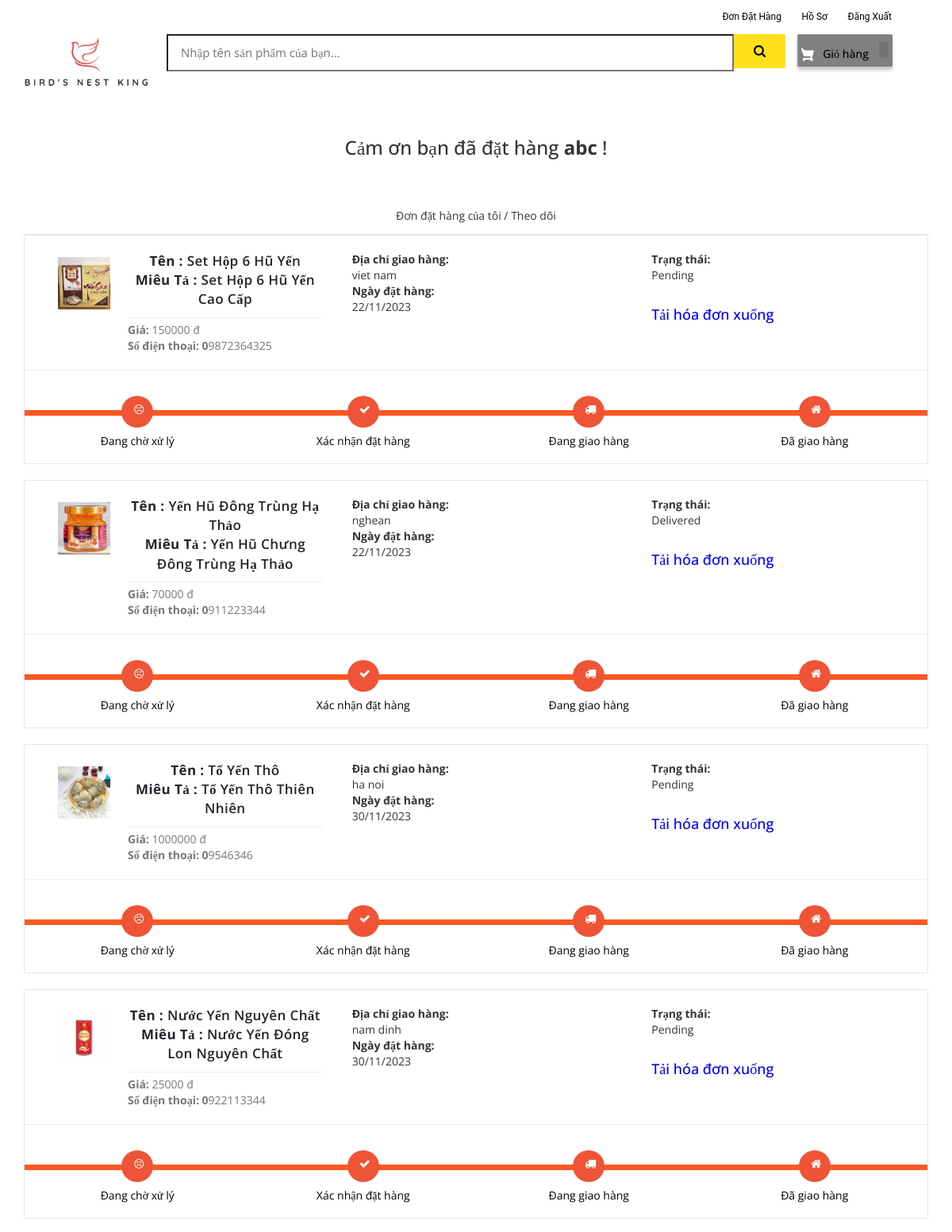
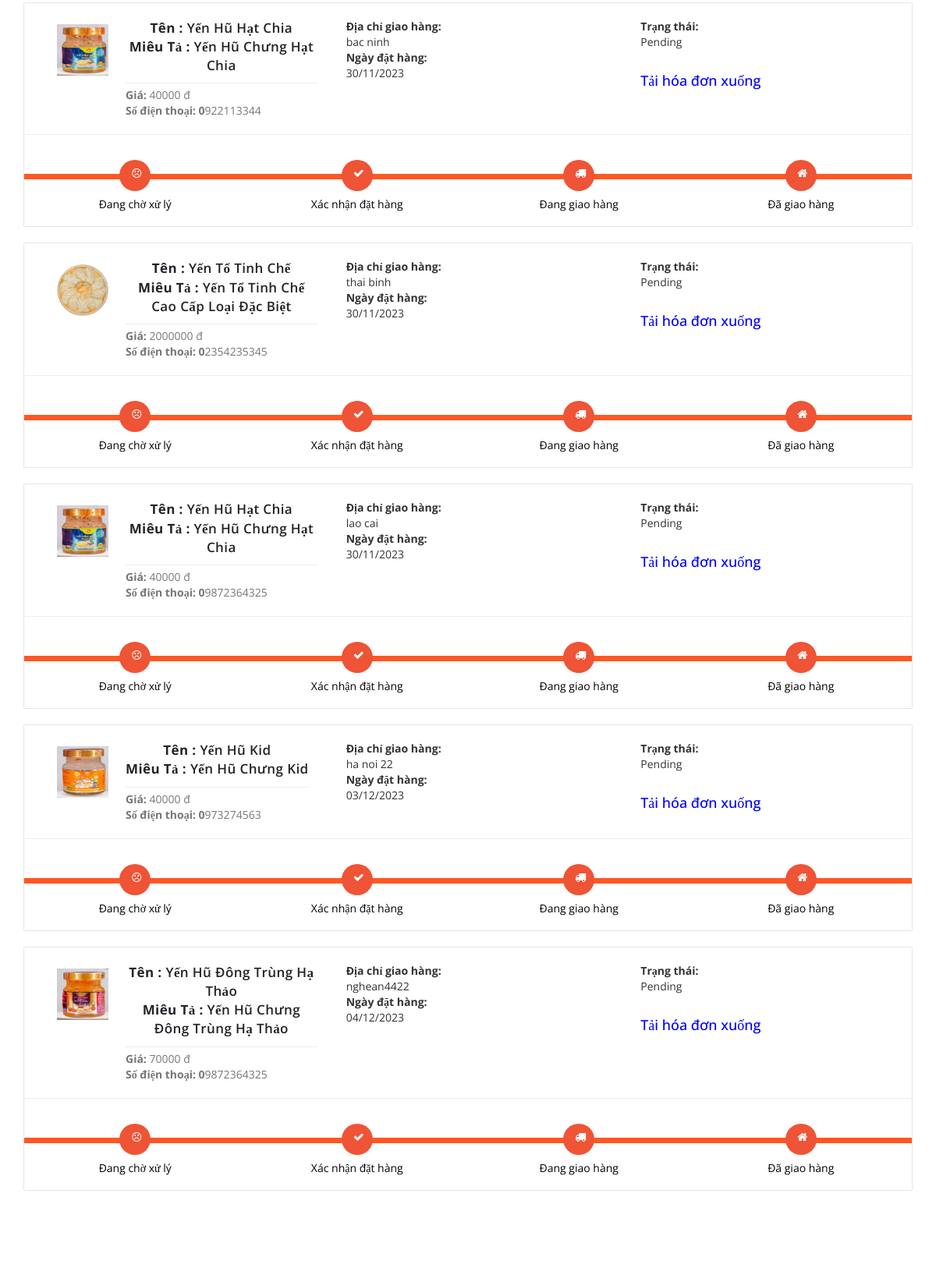
The app's page /my-order (signed in, upper part) with its own data (2 pictures, top to bottom).
### ecom/models.py (models this page shows, shortened)
class Product(models.Model):
    category =models.ManyToManyField (Category,related_name='product')
    name=models.CharField(max_length=40)
    product_image= models.ImageField(upload_to='product_image/',null=True,blank=True)
    price = models.PositiveIntegerField()
    description=models.CharField(max_length=40)
    detail=models.TextField(null=True,blank=True)

class Orders(models.Model):
    STATUS =(
        ('Đang chờ xử lý','Đang chờ xử lý'),
        ('Xác nhận đặt hàng','Xác nhận đặt hàng'),
        ('Đang giao hàng','Đang giao hàng'),
        ('Đã giao hàng','Đã giao hàng'),
    )
    customer=models.ForeignKey('Customer', on_delete=models.CASCADE,null=True)
    product=models.ForeignKey('Product',on_delete=models.CASCADE,null=True)
    email = models.CharField(max_length=50,null=True)
    address = models.CharField(max_length=500,null=True)
    mobile = models.CharField(max_length=20,null=True)
    order_date= models.DateField(auto_now_add=True,null=True)
    status=models.CharField(max_length=50,null=True,choices=STATUS)

### ecom/views.py (the view)
# urls.py: path('my-order', views.my_order_view,name='my-order'),
@login_required(login_url='customerlogin')
@user_passes_test(is_customer)
def my_order_view(request):
    customer=models.Customer.objects.get(user_id=request.user.id)
    orders=models.Orders.objects.all().filter(customer_id = customer)
    ordered_products=[]
    for order in orders:
        ordered_product=models.Product.objects.all().filter(id=order.product.id)
        ordered_products.append(ordered_product)
    return render(request,'ecom/user/my_order.html',{'data':zip(ordered_products,orders)})

### ecom/views.py (called while the page is built)
def is_customer(user):
    return user.groups.filter(name='CUSTOMER').exists()

### ecom/templates/ecom/user/my_order.html (shortened to what this page needs)
{% extends 'ecom/user/customer_base.html' %}
{% load static %}
{% block content %}
<br>
<h3 style="text-align:center;">Cảm ơn bạn đã đặt hàng  <strong>{{request.user}}</strong> !</h3> <br><br>
<div class="container">
    <header class="card-header" style="text-align:center;"> Đơn đặt hàng của tôi / Theo dõi</header>
    {% for products,order in data %}
    <article class="card">
        <div class="card-body">
            <ul class="row" style="margin-left:20px;margin-top:20px;">
                <li class="col-md-4">
                  <figure class="itemside mb-3">
                    {%for product in products%}
                      <div class="aside"><img src="{% static product.product_image.url %}" class="img-sm border"></div>
                      <figcaption class="info align-self-center">
                          <p class="title"><strong>Tên : </strong>{{product.name}} <br> <strong>Miêu tả : </strong>{{product.description}}</p> <span class="text-muted"><strong>Giá: </strong>{{product.price}} đ<br><strong> Số điện thoại: 0</strong>{{order.mobile}}</span>
                      </figcaption>
                  </figure>
                </li>
                <li class="col-md-4">
                    <div class="col"> <strong>Địa chỉ giao hàng:</strong> <br> {{order.address}}</div>
                    <div class="col"> <strong>Ngày đặt hàng:</strong> <br> {{ order.order_date|date:"d/m/Y" }}</div>
                <li class="col-md-4">
                    <div class="col"> <strong>Trạng thái:</strong> <br> {{order.status}} </div> <br>
                    <h4><a style="text-decoration:none; color:blue;" href="{% url 'download-invoice' order.id product.id  %}" >Tải hóa đơn xuống</a></h4>
                </li>
                {%endfor%}
            </ul>
            <hr>
            <div class="track">
                {%if order.status == 'Đang chờ xử lý' %}
                <div class="step active"> <span class="icon"> <i style="padding-top:5px; padding-right:20px;" class="fa fa-frown-o"></i> </span> <span class="text">Đang chờ xử lý</span> </div>
                <div class="step "> <span class="icon"> <i style="padding-top:5px; padding-right:20px;" class="fa fa-check"></i> </span> <span class="text"> Xác nhận đặt hàng</span> </div>
                <div class="step "> <span class="icon"> <i style="padding-top:5px; padding-right:20px;" class="fa fa-truck"></i> </span> <span class="text"> Đang giao hàng </span> </div>
                <div class="step "> <span class="icon"> <i style="padding-top:5px; padding-right:20px;" class="fa fa-home"></i> </span> <span class="text">Đã giao hàng</span> </div>
                {%else%}
                <div class="step active"> <span class="icon"> <i style="padding-top:5px; padding-right:20px;" class="fa fa-frown-o"></i> </span> <span class="text">Đang chờ xử lý</span> </div>
                <div class="step active"> <span class="icon"> <i style="padding-top:5px; padding-right:20px;" class="fa fa-check"></i> </span> <span class="text"> Xác nhận đặt hàng</span> </div>
                <div class="step active"> <span class="icon"> <i style="padding-top:5px; padding-right:20px;" class="fa fa-truck"></i> </span> <span class="text"> Đang giao hàng </span> </div>
                <div class="step active"> <span class="icon"> <i style="padding-top:5px; padding-right:20px;" class="fa fa-home"></i> </span> <span class="text">Đã giao hàng</span> </div>
                {%endif%}
            </div>
        </div>
    </article><br>
    {%endfor%}
</div>
<br><br><br><br><br>
{% endblock content %}

### ecom/static/css/style-prefix.css (style rules this page uses)
:root { --spanish-gray: hsl(0, 0%, 60%); --sonic-silver: hsl(0, 0%, 47%); --eerie-black: hsl(0, 0%, 13%); --salmon-pink: hsl(353, 100%, 78%); --sandy-brown: hsl(29, 90%, 65%); --bittersweet: hsl(0, 100%, 70%); --ocean-green: hsl(152, 51%, 52%); --davys-gray: hsl(0, 0%, 33%); --cultured: hsl(0, 0%, 93%); --white: hsl(0, 100%, 100%); --onyx: hsl(0, 0%, 27%); --fs-1: 1.563rem; --fs-2: 1.375rem; --fs-3: 1.25rem; --fs-4: 1.125rem; --fs-5: 1rem; --fs-6: 0.938rem; --fs-7: 0.875rem; --fs-8: 0.813rem; --fs-9: 0.75rem; --fs-10: 0.688rem; --fs-11: 0.625rem; --weight-300: 300; --weight-400: 400; --weight-500: 500; --weight-600: 600; --weight-700: 700; --border-radius-md: 10px; --border-radius-sm: 5px; --transition-timing: 0.2s ease; }
*, *::before, *::after { margin: 0; padding: 0; -webkit-box-sizing: border-box; box-sizing: border-box; }
a { text-decoration: none; }
li { list-style: none; }
img, ion-icon, button, a { display: block; }
span { display: inline-block; }
html { font-family: "Poppins", sans-serif; -ms-scroll-chaining: none; overscroll-behavior: contain; }
body { background: var(--white); }
.container { padding: 0 15px; }
.title { color: var(--eerie-black); font-size: var(--fs-5); font-weight: var(--weight-600); letter-spacing: 0.4px; text-transform: capitalize; padding-bottom: 10px; border-bottom: 1px solid var(--cultured); margin-bottom: 30px; }
@media (min-width: 480px) { :root { --fs-1: 1.875rem; } }
@media (min-width: 768px) { :root { --fs-1: 2.375rem; } }
@media (min-width: 768px) { html { font-size: 17px; } }
@media (min-width: 768px) { .container { max-width: 750px; margin: auto; } }
@media (min-width: 1024px) { :root { --fs-1: 2.625rem; --fs-2: 1.125rem; } }
@media (min-width: 1024px) { .container { max-width: 980px; } }
@media (min-width: 1200px) { .container { max-width: 1200px; } }

### ecom/static/css/style.css (style rules this page uses)
:root { --spanish-gray: hsl(0, 0%, 60%); --sonic-silver: hsl(0, 0%, 47%); --eerie-black: hsl(0, 0%, 13%); --salmon-pink: hsl(353, 100%, 78%); --sandy-brown: hsl(29, 90%, 65%); --bittersweet: hsl(0, 100%, 70%); --ocean-green: hsl(152, 51%, 52%); --davys-gray: hsl(0, 0%, 33%); --cultured: hsl(0, 0%, 93%); --white: hsl(0, 100%, 100%); --onyx: hsl(0, 0%, 27%); --fs-1: 1.563rem; --fs-2: 1.375rem; --fs-3: 1.25rem; --fs-4: 1.125rem; --fs-5: 1rem; --fs-6: 0.938rem; --fs-7: 0.875rem; --fs-8: 0.813rem; --fs-9: 0.75rem; --fs-10: 0.688rem; --fs-11: 0.625rem; --weight-300: 300; --weight-400: 400; --weight-500: 500; --weight-600: 600; --weight-700: 700; --border-radius-md: 10px; --border-radius-sm: 5px; --transition-timing: 0.2s ease; }
*, *::before, *::after { margin: 0; padding: 0; box-sizing: border-box; }
a { text-decoration: none; }
li { list-style: none; }
img, ion-icon, button, a { display: block; }
span { display: inline-block; }
html { font-family: "Poppins", sans-serif; overscroll-behavior: contain; }
body { background: var(--white); }
.container { padding: 0 15px; }
.title { color: var(--eerie-black); font-size: var(--fs-5); font-weight: var(--weight-600); letter-spacing: 0.4px; text-transform: capitalize; padding-bottom: 10px; border-bottom: 1px solid var(--cultured); margin-bottom: 30px; }
@media (min-width: 480px) { :root { --fs-1: 1.875rem; } }
@media (min-width: 768px) { :root { --fs-1: 2.375rem; } }
@media (min-width: 768px) { html { font-size: 17px; } }
@media (min-width: 768px) { .container { max-width: 750px; margin: auto; } }
@media (min-width: 1024px) { :root { --fs-1: 2.625rem; --fs-2: 1.125rem; } }
@media (min-width: 1024px) { .container { max-width: 980px; } }
@media (min-width: 1200px) { .container { max-width: 1200px; } }

### ecom/templates/ecom/user/customer_base.html (style rules this page uses)
body { background-color: #ebe0e0 }
.fa { font-size: 23px; width: 60px; text-align: center; text-decoration: none; margin: 5px 2px; border-radius: 50%; }
p { text-align: center; }

### records on screen
Orders: mobile "9872364325", address "viet nam", order_date "22/11/2023", status "Pending", shows "Đang chờ xử lý"
Product: product_image (picture), name "Set Hộp 6 Hũ Yến", description "Set Hộp 6 Hũ Yến Cao Cấp", price "150000"
Orders: mobile "911223344", address "nghean", order_date "22/11/2023", status "Delivered", shows "Đang chờ xử lý"
Product: product_image (picture), name "Yến Hũ Đông Trùng Hạ Thảo", description "Yến Hũ Chưng Đông Trùng Hạ Thảo", price "70000"
Orders: mobile "9546346", address "ha noi", order_date "30/11/2023", status "Pending", shows "Đang chờ xử lý"
Product: product_image (picture), name "Tổ Yến Thô", description "Tổ Yến Thô Thiên Nhiên", price "1000000"
Orders: mobile "922113344", address "nam dinh", order_date "30/11/2023", status "Pending", shows "Đang chờ xử lý"
Product: product_image (picture), name "Nước Yến Nguyên Chất", description "Nước Yến Đóng Lon Nguyên Chất", price "25000"
Orders: mobile "922113344", address "bac ninh", order_date "30/11/2023", status "Pending", shows "Đang chờ xử lý"
Product: product_image (picture), name "Yến Hũ Hạt Chia", description "Yến Hũ Chưng Hạt Chia", price "40000"
Orders: mobile "2354235345", address "thai binh", order_date "30/11/2023", status "Pending", shows "Đang chờ xử lý"
Product: product_image (picture), name "Yến Tổ Tinh Chế", description "Yến Tổ Tinh Chế Cao Cấp Loại Đặc Biệt", price "2000000"
Orders: mobile "9872364325", address "lao cai", order_date "30/11/2023", status "Pending", shows "Đang chờ xử lý"
Orders: mobile "973274563", address "ha noi 22", order_date "03/12/2023", status "Pending", shows "Đang chờ xử lý"
Product: product_image (picture), name "Yến Hũ Kid", description "Yến Hũ Chưng Kid", price "40000"
Orders: mobile "9872364325", address "nghean4422", order_date "04/12/2023", status "Pending", shows "Đang chờ xử lý"

### other values on screen
{{ request.user }} "abc"
